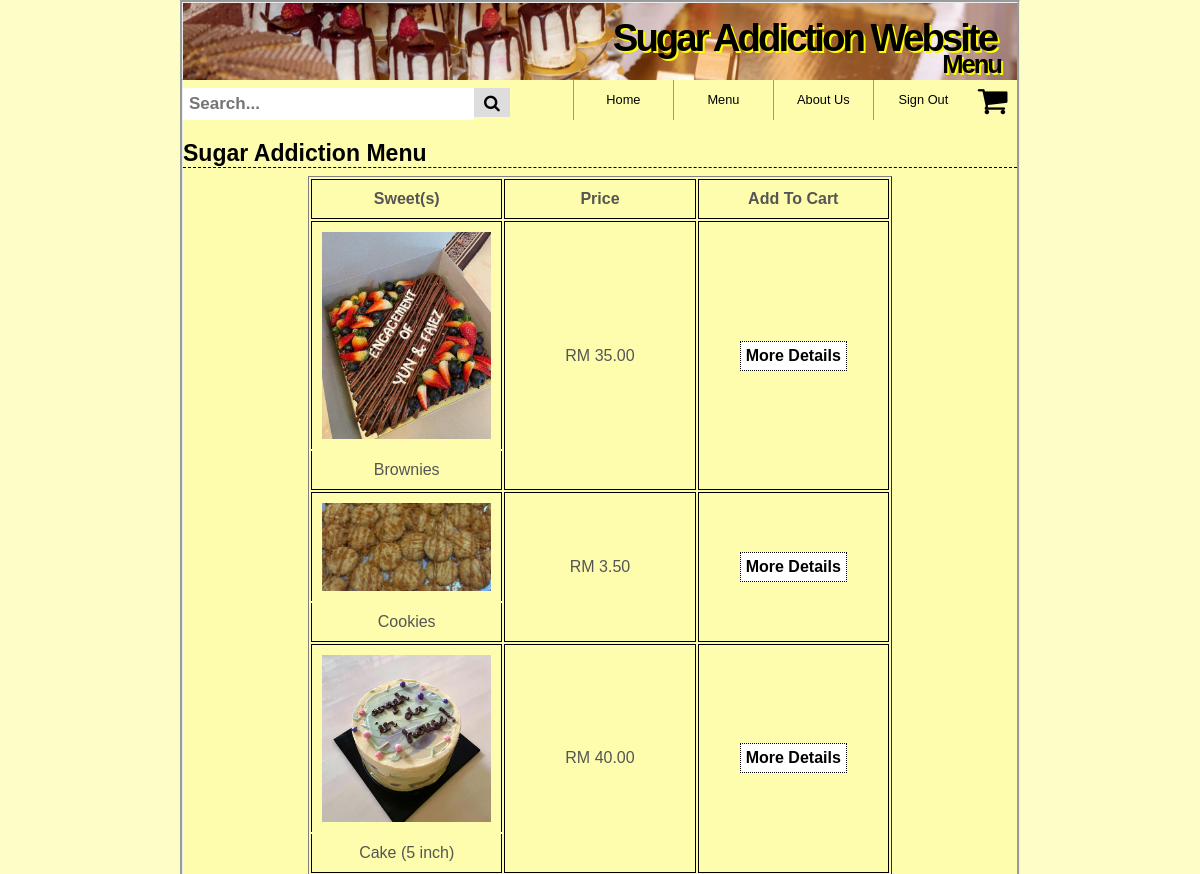
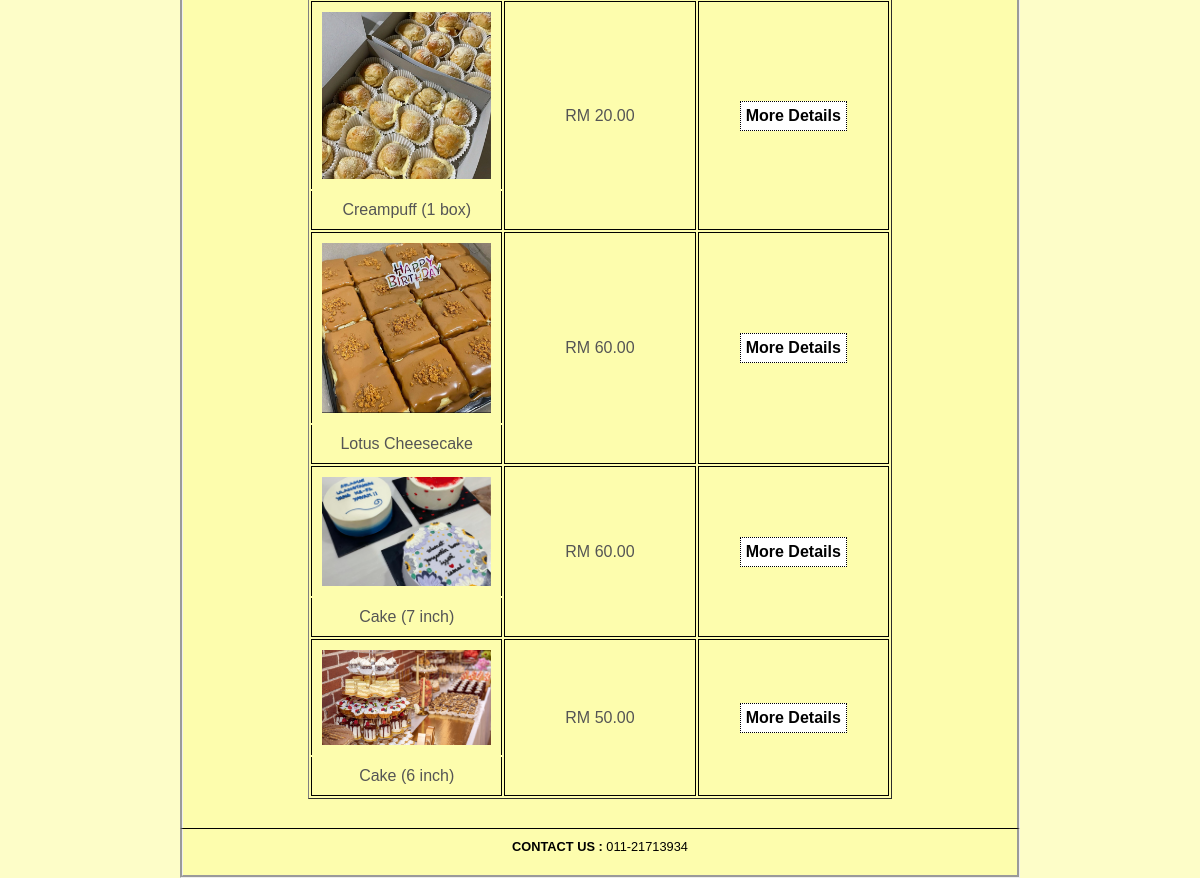
The page /menu.php (signed in) on the database its author committed (2 pictures, top to bottom).
### tables this page shows
CREATE TABLE `product` (
  `ProductID` int(5) NOT NULL,
  `Name` varchar(100) NOT NULL,
  `Image` varchar(255) DEFAULT NULL,
  `Price` decimal(5,2) NOT NULL,
  `Size` varchar(255) DEFAULT NULL,
  `Description` varchar(255) DEFAULT NULL
);

### menu.php (the view, shortened to what this page needs)
<?php
include ('includes/header2.php');
?>
<h1>Sugar Addiction Menu</h1>
<div class="menu">
	<table border="1">
		<tr>
			<th>Sweet(s)</th>
			<th>Price</th>
			<th>Add To Cart</th>
		</tr>
		<?php
		require ('includes/constants.php');
		if(!empty($_GET["search"])){
			$search = $_GET["search"];
		} else {
			$search = "";
		}
		$q = "SELECT * FROM product WHERE Name LIKE '%$search%'";
		$r = @mysqli_query ($dbc,$q);
		if (!mysqli_num_rows($r) == 1) {
			echo '<tr><td colspan="4">ALL PRODUCT OUT OF STOCK</td></tr>';
		} else {
		while ($data = mysqli_fetch_array($r)) {
			echo "
			<tr>
				<td style=\"border-bottom: 0px\">";
				if (!isset($data['Image'])) {
					echo "<img src=\"includes/images/image_na.png\"";
				} else {
					echo "<img src=\"includes/images/".$data['Image']."\"";
				};
				echo "</td>
				<td rowspan='2'>RM ".$data['Price']."</td>
				<td rowspan='2'>";
				echo '
				<form action="menudetails.php" method="GET">
					<input type="text" name="ProductID" value="'.$data["ProductID"].'" hidden>
					<input type="submit" name="submit" value="More Details" />
				</form>';
			echo "</td>
			</tr>
			<tr>
				<td style=\"border-top: 0px\">".$data['Name']."</td>
			</tr>
			";
		}}
		?>
	</table>
</div>

### includes/style.css (style rules this page uses)
* { margin:0; padding:0; }
body { background:#FDFDC8; color:#555; font:0.8em Arial, Helvetica, "bitstream vera sans", sans-serif; }
#content h1 { border-bottom:1px dashed #000000; font-size:1.8em; padding:20px 0 0; color: black; }
.menu table { margin: 1% 15%; width: 70%; table-layout: fixed; }
#content .menu table img { width: 100%; height: auto; }
#content .menu tr th { padding: 10px; border: 1px solid black; width: auto; text-align: center; }
#content .menu tr td { padding: 10px; border: 1px solid black; width: auto; text-align: center; }
#content img { vertical-align: middle; }
* { box-sizing: border-box; }
#footer { border-top:1px solid black; height:50px; margin:0 auto; padding:10px 0px; text-align:center; width:70vw; background-color: #FDFDAD; color: black; z-index: 2; position: relative; border-bottom: 3px groove; border-left: 3px groove; border-right: 3px groove; }
input, select, .input { padding: 5px; font-weight: bold; font-size: 1em; color: #000000; background: #FFFFFF; border:1px dotted #000000; }

### rows shown on the page
product: Image (picture), Price "35.00", Name "Brownies"
product: Image (picture), Price "3.50", Name "Cookies"
product: Image (picture), Price "40.00", Name "Cake (5 inch)"
product: Image (picture), Price "20.00", Name "Creampuff (1 box)"
product: Image (picture), Price "60.00", Name "Lotus Cheesecake"
product: Image (picture), Price "60.00", Name "Cake (7 inch)"
product: Image (picture), Price "50.00", Name "Cake (6 inch)"

### other values the page prints
$page_text "Menu"
